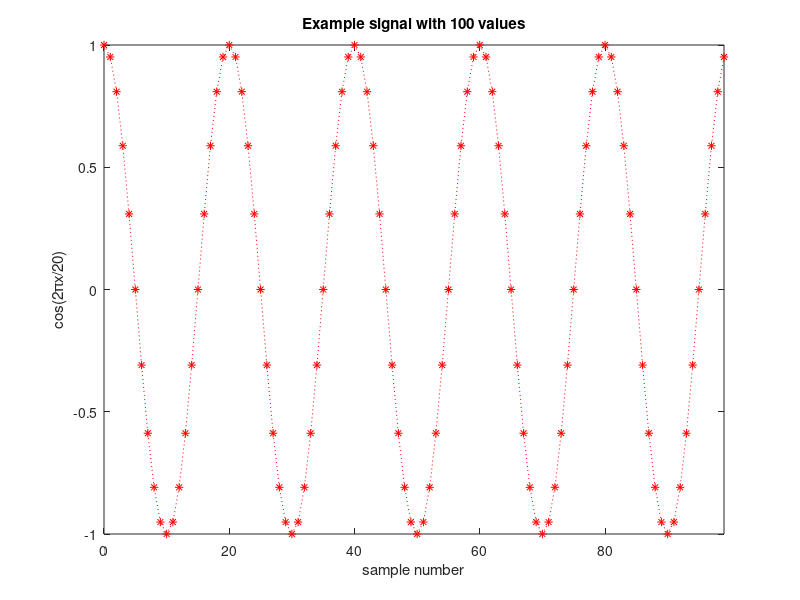

MATLAB code for this plot:
%Kayla Haines
%CSC 4630/6630 PC3
%Due Jan 31 2021

%% part 1
% plot a cos function
x = 0:99;
signal = cos(2*pi*x/20);
plot(signal);
pause(1);
plot(x,signal,'r*:');
axis('tight');
% label the axis
xlabel('sample number');
ylabel('cos(2{\pi}x/20)');
% title
str=sprintf('Example signal with %d values', length(x));
title(str);

%% part 2
% Get 2 numbers from user and compare them
disp('');
disp('Start of part 2');
disp('');
for k = 0:3 % loop will run 4 times
    % prompt user for two integers then find which is greater
    first = input('Enter an integer: ');
    second = input('Enter another integer: ');
    relation = first > second;
    switch relation
        case 0
            if(first == second)
                disp('They are equal');
            else
                disp('Second is greater');
            end
        case 1
            disp('First is greater');
    end
    % Check if user input is even, store boolean values
    first_even = (mod(first,2) == 0);
    second_even = (mod(second,2) == 0);
    % See if both are even
    if(first_even && second_even)
        disp('Both are even');
    elseif(~first_even && ~second_even)
        disp('Both are odd');
    elseif(first_even || second_even)
        disp('One is even; the other is odd');
    end
end
